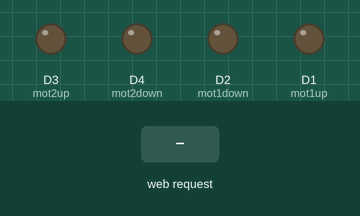
Simulated run of this sketch. Board: ESP8266 (NodeMCU). Parts: output pins drawn as LEDs (lit = HIGH). The test bench sets the inputs (shaded band). What the sketch prints to the serial monitor is not drawn.

Above: at 2.2 s.
2.3 s: HTTP request GET /UP received
At 3.5 s:
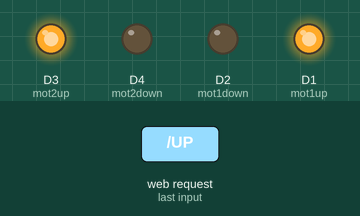
4.3 s: HTTP request GET /DOWN received
At 6.0 s:
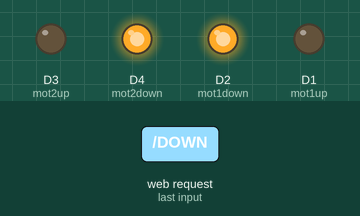
6.3 s: HTTP request GET /LIFT received
At 7.7 s:
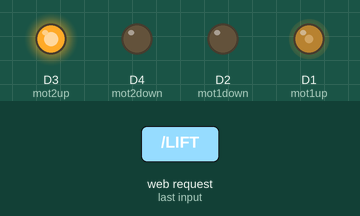
8.3 s: HTTP request GET /RIGTH received
At 9.2 s:
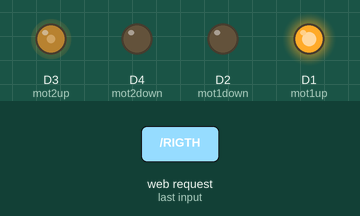
10.3 s: HTTP request GET /UP received
At 12.0 s:
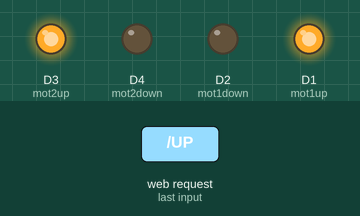
12.3 s: HTTP request GET /LIFT received
At 13.5 s:
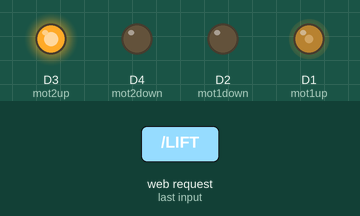
Timing chart, 0 to 15.3 s (numbered marks = the images above; inputs shaded):
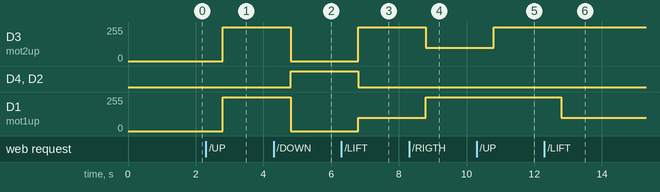

The sketch:

TestAP.ino
```cpp
#include <ESP8266WiFi.h>
#include <WiFiClient.h>
#include <ESP8266WebServer.h>

const char *ssid = "My NodeMCU";
const char *password = "";
int statemot = 0;
int mot1up = D1;
int mot1down = D2;
int mot2up = D3;
int mot2down = D4;
ESP8266WebServer server(80);

void handleRoot() {
    response();
}
void handleSTOP(){
  statemot = 0;
  delay(500);
    analogWrite(mot1up,0);
  analogWrite(mot1down,0);
  analogWrite(mot2up,0);
  analogWrite(mot2down,0);
  response();
}
void handleUP() {
  statemot = 1;
  delay(500);
    analogWrite(mot1up,1024);
  analogWrite(mot1down,0);
  analogWrite(mot2up,1024);
  analogWrite(mot2down,0);
  response();
}

void handleDOWN() {
  statemot = 2;
  delay(500);
    analogWrite(mot1up,0);
  analogWrite(mot1down,1024);
  analogWrite(mot2up,0);
  analogWrite(mot2down,1024);
  response();
}

void handleLIFT(){
  statemot = 3;
  delay(500);
  analogWrite(mot1up,400);
  analogWrite(mot1down,0);
  analogWrite(mot2up,1024);
  analogWrite(mot2down,0);
  response();
}
void handleRIGTH(){
  statemot = 4;
  delay(500);
  analogWrite(mot1up,1024);
  analogWrite(mot1down,0);
  analogWrite(mot2up,400);
  analogWrite(mot2down,0);
  response();
}

const String HtmlHtml = "<html><head>"
    "<meta name=\"viewport\" content=\"width=device-width, initial-scale=1\" /></head>";
const String HtmlHtmlClose = "</html>";
const String HtmlTitle = "<h1>My CAR: ESP8266 AP WebServer TEST</h1><br/>\n";
const String HtmlmotStateUp = "<big>Car is going <b>UP</b></big><br/>\n";
const String HtmlmotStateDown = "<big>Car is going <b>DOWN</b></big><br/>\n";
const String HtmlmotStateStop = "<big>Car is going <b>STOP</b></big><br/>\n";
const String HtmlmotStateLift = "<big>Car is going <b>LIFT</b></big><br/>\n";
const String HtmlmotStateRigth = "<big>Car is going <b>RIGTH</b></big><br/>\n";
const String HtmlButtons =
    "<a href=\"LIFT\"><button style=\"display: block; width: 50%;\">LIFT</button></a>"
    "<a href=\"RIGTH\"><button style=\"display: block; width: 50%;\">RIGTH</button></a><br/>"
    "<a href=\"UP\"><button style=\"display: block; width: 100%;\">UP</button></a><br/>"
    "<a href=\"DOWN\"><button style=\"display: block; width: 100%;\">DOWN</button></a><br/>"
    "<a href=\"STOP\"><button style=\"display: block; width: 100%;\">STOP</button></a><br/>";

void response(){
  String htmlRes = HtmlHtml + HtmlTitle;
  if(statemot == 0){
    htmlRes += HtmlmotStateStop;
  }else if(statemot == 1){
    htmlRes += HtmlmotStateUp;
  }else if(statemot == 2){
    htmlRes += HtmlmotStateDown;
  }else if(statemot == 3){
    htmlRes += HtmlmotStateLift;
  }else if(statemot == 4){
    htmlRes += HtmlmotStateRigth;
  }

  htmlRes += HtmlButtons;
  htmlRes += HtmlHtmlClose;

  server.send(200, "text/html", htmlRes);
}

void setup() {
    delay(1000);
    Serial.begin(9600);
    Serial.println();

    WiFi.softAP(ssid, password);

    IPAddress apip = WiFi.softAPIP();
    Serial.print("visit: \n");
    Serial.println(apip);
    server.on("/", handleRoot);
    server.on("/UP", handleUP);
    server.on("/DOWN", handleDOWN);
    server.on("/STOP",handleSTOP);
    server.on("/LIFT",handleLIFT);
    server.on("/RIGTH",handleRIGTH);
    server.begin();
    Serial.println("HTTP server beginned");
    pinMode(mot1up,OUTPUT);
    pinMode(mot1down,OUTPUT);
    pinMode(mot2up,OUTPUT);
    pinMode(mot2down,OUTPUT);
}

void loop() {
    server.handleClient();
}
```

Measured:
- after the input at 2.3 s, D3 (mot2up), D1 (mot1up): 0/255 → 255/255 after 0.50 s
- after the input at 4.3 s, D3 (mot2up), D1 (mot1up): 255/255 → 0/255 after 0.50 s; D4 (mot2down), D2 (mot1down): LOW → HIGH after 0.50 s
- after the input at 6.3 s, D3 (mot2up): 0/255 → 255/255 after 0.50 s; D4 (mot2down), D2 (mot1down): HIGH → LOW after 0.50 s; D1 (mot1up): 0/255 → 99/255 after 0.50 s
- after the input at 8.3 s, D3 (mot2up): 255/255 → 99/255 after 0.50 s; D1 (mot1up): 99/255 → 255/255 after 0.50 s
- after the input at 10.3 s, D3 (mot2up): 99/255 → 255/255 after 0.50 s
- after the input at 12.3 s, D1 (mot1up): 255/255 → 99/255 after 0.50 s
